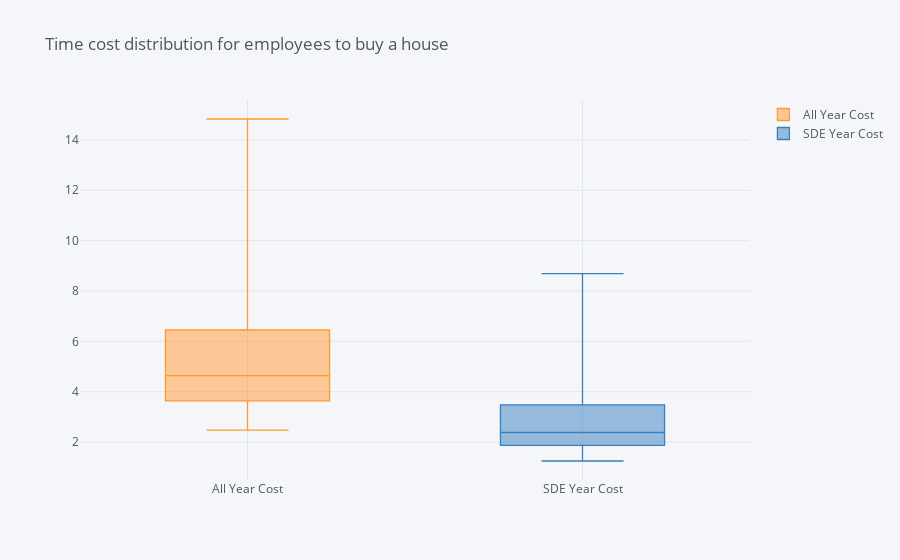

The notebook cell saved with this chart:
### Code cell
# Query 1: (Attributes relationship mining) Query of the relationship between house price and salary 
home_price, salary_value, time_dict = [], [], {'SDE Year Cost': [], 'All Year Cost': []}
for i in range(len(salary_data)):
    home_price.append(salary_data['Median Home Price'][i])
    salary_value.append(salary_data['Mean Software Developer Salary (unadjusted)'][i])
    time_dict['SDE Year Cost'].append(salary_data['Median Home Price'][i] / salary_data['Mean Software Developer Salary (unadjusted)'][i])
    time_dict['All Year Cost'].append(salary_data['Median Home Price'][i] / salary_data['Mean Unadjusted Salary (all occupations)'][i])

q1_dataframe = pd.DataFrame({
    'home_price': home_price,
    'salary_value': salary_value
})
p1 = q1_dataframe.plot_bokeh.scatter(
    x = 'salary_value',
    y = ['home_price'],
    xlabel = 'Average Salary',
    ylabel = 'Home Price',
    title = 'Average room price statistics for some Euro cities',
)

q1_2_dataframe = pd.DataFrame(dict(sorted([(k, pd.Series(v)) for k, v in time_dict.items()])))
p1_2 = q1_2_dataframe.iplot(kind="box", title="Time cost distribution for employees to buy a house")

### Figure 1 — Plotly figure (JSON) as saved in the notebook; plotly's stock layout.template omitted (floating-point values rounded to 4 significant figures)
{"data": [{"boxpoints": false, "line": {"width": 1.3}, "marker": {"color": "rgba(255, 153, 51, 1.0)"}, "name": "All Year Cost", "orientation": "v", "type": "box", "y": [3.746, 7.517, 4.088, 5.765, 2.477, 3.051, 13.08, 13.08, 4.161, 4.638, 4.638, 4.066, 4.163, 3.396, 5.785, 5.082, 3.787, 4.638, 6.138, 4.331, 7.188, 4.473, 3.973, 6.862, 14.83, 14.83, 7.076, 7.076, 2.987, 5.277, 5.277, 10.98, 11.22, 11.22, 6.902, 5.317, 4.477, 3.075, 2.626, 5.744, 7.292, 4.145, 3.615, 3.639, 4.714, 4.058, 5.278, 3.113, 3.021, 10.17, 2.86, 6.855, 6.855, 4.551, 3.378, 7.514, 5.522, 3.843, 2.993, 2.884, 3.548, 4, 3.223, 3.123, 6.318, 5.269, 2.901, 4.563, 4.257, 4.943, 4.872, 3.136, 2.903, 5.875, 5.875, 6.211, 12.36]}, {"boxpoints": false, "line": {"width": 1.3}, "marker": {"color": "rgba(55, 128, 191, 1.0)"}, "name": "SDE Year Cost", "orientation": "v", "type": "box", "y": [1.77, 3.748, 1.948, 2.655, 1.249, 1.365, 6.662, 6.662, 1.854, 2.195, 2.195, 2.321, 2.065, 1.732, 2.842, 2.58, 1.878, 2.329, 2.679, 2.023, 3.475, 2.27, 1.859, 3.648, 8.687, 8.687, 3.745, 3.745, 1.435, 2.645, 2.645, 5.349, 5.428, 5.428, 4.071, 2.38, 2.125, 1.618, 1.373, 3.403, 4.003, 2.21, 2.022, 1.919, 2.669, 2.213, 2.716, 1.628, 1.725, 5.198, 1.57, 3.742, 3.742, 2.519, 1.88, 3.907, 2.774, 2.174, 1.606, 1.574, 1.893, 2.3, 1.791, 1.665, 3.275, 3.082, 1.702, 2.451, 2.291, 2.842, 2.95, 1.708, 1.824, 2.963, 2.963, 3.498, 7.469]}], "layout": {"legend": {"bgcolor": "#F5F6F9", "font": {"color": "#4D5663"}}, "paper_bgcolor": "#F5F6F9", "plot_bgcolor": "#F5F6F9", "title": {"font": {"color": "#4D5663"}, "text": "Time cost distribution for employees to buy a house"}, "xaxis": {"gridcolor": "#E1E5ED", "showgrid": true, "tickfont": {"color": "#4D5663"}, "title": {"font": {"color": "#4D5663"}, "text": ""}, "zerolinecolor": "#E1E5ED"}, "yaxis": {"gridcolor": "#E1E5ED", "showgrid": true, "tickfont": {"color": "#4D5663"}, "title": {"font": {"color": "#4D5663"}, "text": ""}, "zerolinecolor": "#E1E5ED"}}}
